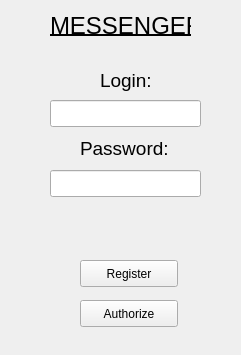
<?xml version="1.0" encoding="UTF-8"?>
<ui version="4.0">
 <class>Widget</class>
 <widget class="QWidget" name="Widget">
  <property name="geometry">
   <rect>
    <x>0</x>
    <y>0</y>
    <width>241</width>
    <height>355</height>
   </rect>
  </property>
  <property name="windowTitle">
   <string>Widget</string>
  </property>
  <widget class="QPushButton" name="Registration">
   <property name="geometry">
    <rect>
     <x>80</x>
     <y>260</y>
     <width>98</width>
     <height>27</height>
    </rect>
   </property>
   <property name="text">
    <string>Register</string>
   </property>
  </widget>
  <widget class="QPushButton" name="Authorization">
   <property name="geometry">
    <rect>
     <x>80</x>
     <y>300</y>
     <width>98</width>
     <height>27</height>
    </rect>
   </property>
   <property name="text">
    <string>Authorize</string>
   </property>
  </widget>
  <widget class="QLabel" name="label">
   <property name="geometry">
    <rect>
     <x>50</x>
     <y>0</y>
     <width>141</width>
     <height>51</height>
    </rect>
   </property>
   <property name="font">
    <font>
     <pointsize>18</pointsize>
     <underline>true</underline>
    </font>
   </property>
   <property name="text">
    <string>MESSENGER</string>
   </property>
  </widget>
  <widget class="QLineEdit" name="lineEdit">
   <property name="geometry">
    <rect>
     <x>50</x>
     <y>100</y>
     <width>151</width>
     <height>27</height>
    </rect>
   </property>
  </widget>
  <widget class="QLineEdit" name="lineEdit_2">
   <property name="geometry">
    <rect>
     <x>50</x>
     <y>170</y>
     <width>151</width>
     <height>27</height>
    </rect>
   </property>
  </widget>
  <widget class="QLabel" name="label_2">
   <property name="geometry">
    <rect>
     <x>100</x>
     <y>70</y>
     <width>66</width>
     <height>21</height>
    </rect>
   </property>
   <property name="font">
    <font>
     <pointsize>14</pointsize>
    </font>
   </property>
   <property name="text">
    <string>Login:</string>
   </property>
  </widget>
  <widget class="QLabel" name="label_3">
   <property name="geometry">
    <rect>
     <x>80</x>
     <y>140</y>
     <width>91</width>
     <height>17</height>
    </rect>
   </property>
   <property name="font">
    <font>
     <pointsize>14</pointsize>
    </font>
   </property>
   <property name="text">
    <string>Password:</string>
   </property>
  </widget>
 </widget>
 <layoutdefault spacing="6" margin="11"/>
 <tabstops>
  <tabstop>Authorization</tabstop>
  <tabstop>lineEdit</tabstop>
  <tabstop>Registration</tabstop>
  <tabstop>lineEdit_2</tabstop>
 </tabstops>
 <resources/>
 <connections/>
</ui>
